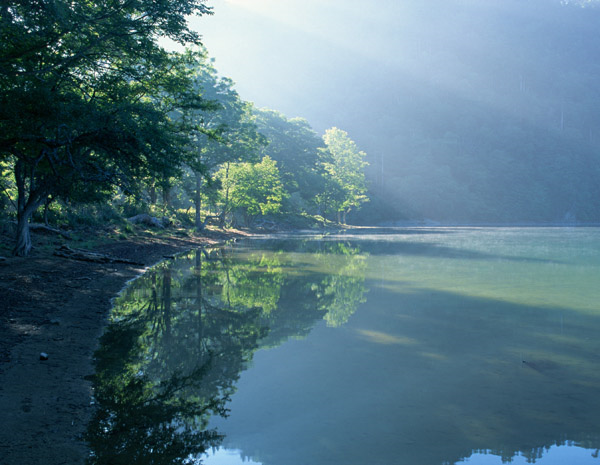
#> input picture MINE_PY27/ThePracticeOfML/SeondEditionMaster/ptest21.png, 600 x 465 px, given in place of p1-1.png, which was not available
$ python 10-8.py   (Python 2 division)
#> lines starting #> are read from the running program, lines starting #| are printed output that depends on the picture; pictures that were not available may be replaced by others from this repository, and a replacement may not be noted
#!/usr/bin/env python
#-*- coding: utf-8 -*-
#code:myhaspl@qq.com
#10-8.py
#余弦距离识别图片类型，有一张图像不能正确识别
import numpy as np

import cv2


print u'正在处理中'


w_fg=20
h_fg=15
picflag=3
def readpic(fn):
    #返回图片特征码
#> called with fn = 'p1-1.png'
    fnimg = cv2.imread(fn)
#> fnimg is the input picture: shape (465, 600, 3); mean B, G, R 128.3, 115.8, 83.8
    img=cv2.resize(fnimg,(800,600))
    w=img.shape[1]
#> w = 800
    h=img.shape[0]
#> h = 600
    w_interval=w/w_fg
#> w_interval = 40
    h_interval=h/h_fg
#> h_interval = 40
    alltz=[]
    alltz.append([])
    alltz.append([])
    alltz.append([])
    for now_h in xrange(0,h,h_interval):
        for now_w in xrange(0,w,w_interval):
            b = img[now_h:now_h+h_interval,now_w:now_w+w_interval,0]
            g = img[now_h:now_h+h_interval,now_w:now_w+w_interval,1]
            r = img[now_h:now_h+h_interval,now_w:now_w+w_interval,2]
            btz=np.mean(b)
            gtz=np.mean(g)
            rtz=np.mean(r)
            alltz[0].append(btz)
            alltz[1].append(gtz)
            alltz[2].append(rtz)
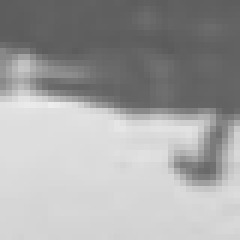
#> b: shape (40, 40) (shown 6 times larger); min 91, max 237, mean 163.2
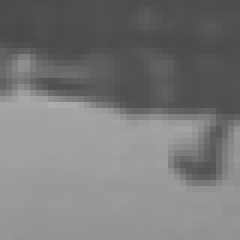
#> g: shape (40, 40) (shown 6 times larger); min 73, max 173, mean 120.8
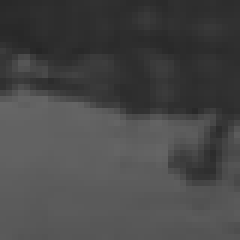
#> r: shape (40, 40) (shown 6 times larger); min 38, max 102, mean 71.3
    return alltz

def get_cossimi(x,y):
    myx=np.array(x)
    myy=np.array(y)
    cos1=np.sum(myx*myy)
    cos21=np.sqrt(sum(myx*myx))
    cos22=np.sqrt(sum(myy*myy))
    return cos1/float(cos21*cos22)

#x和d样本初始化
train_x =[]
d=[]

#读取图片，提取每类图片的特征
for ii in xrange(1,picflag+1):
    smp_x=[]
    b_tz=np.array([0,0,0])
    g_tz=np.array([0,0,0])
    r_tz=np.array([0,0,0])
    mytz=np.zeros((3,w_fg*h_fg))
    for jj in xrange(1,3):
        fn='p'+str(ii)+'-'+str(jj)+'.png'
        tmptz=readpic(fn)
        mytz+=np.array(tmptz)
    mytz/=3
    train_x.append(mytz[0].tolist()+mytz[1].tolist()+mytz[2].tolist())
#> pass 2 of the loop `for ii in xrange(1,picflag+1):`:
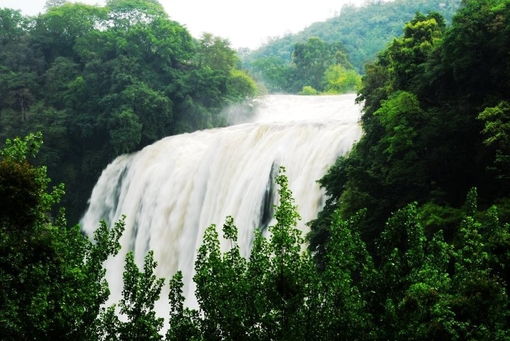
#> input picture MINE_PY27/ThePracticeOfML/SeondEditionMaster/ptest31.png, 510 x 341 px, given in place of p2-1.png, which was not available
#> in readpic, fnimg is the input picture: shape (341, 510, 3); mean B, G, R 84.2, 100.3, 83.5
#> in readpic (call 3), `img=cv2.resize(fnimg,(800,600))`:
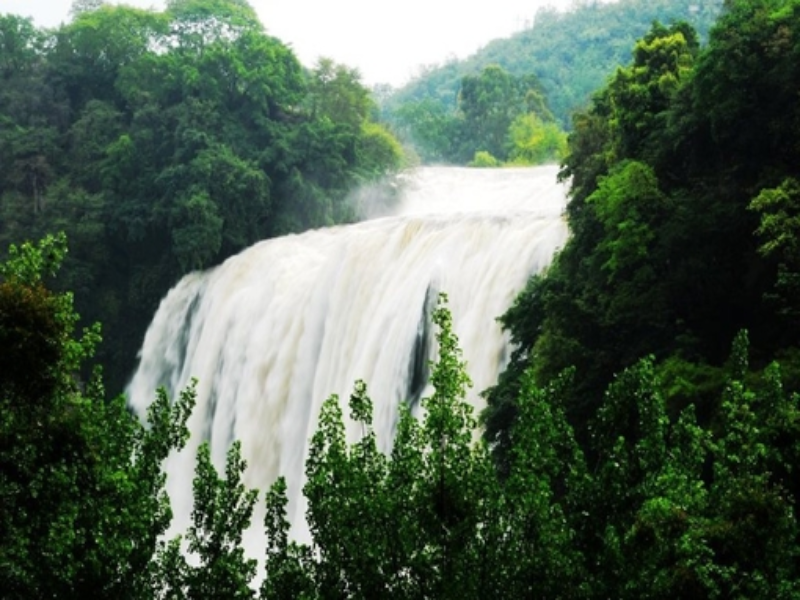
#> img: shape (600, 800, 3); mean B, G, R 84, 100.2, 83.3
#> after the loop in readpic (call 3), `for now_h in xrange(0,h,h_interval):`:
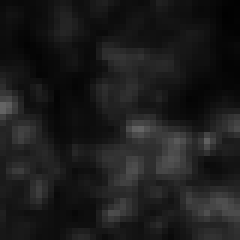
#> g: shape (40, 40) (shown 6 times larger); min 1, max 100, mean 27.6
#> (the run stopped early here; a loop or call above may not have finished)
